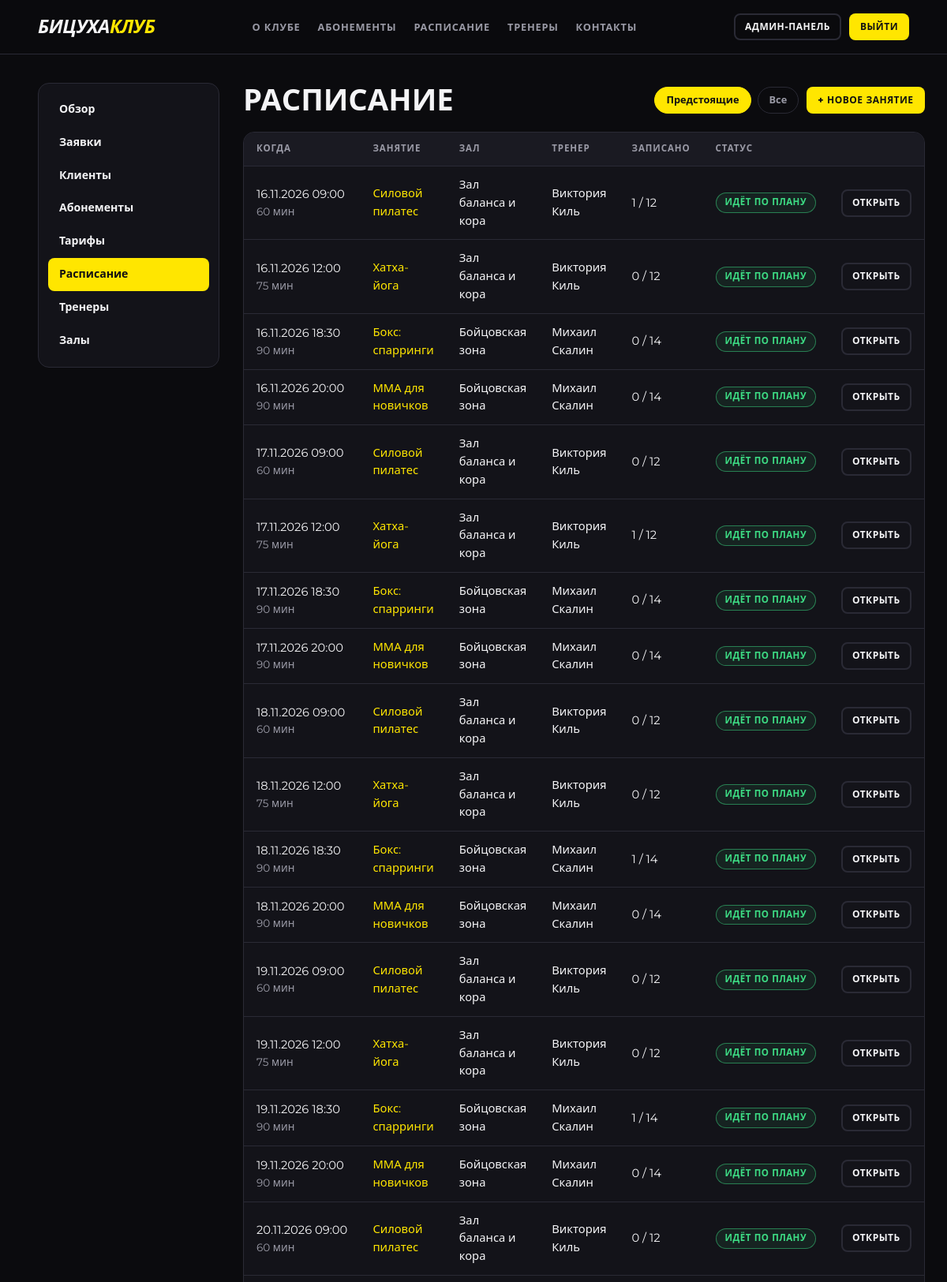
The page /admin/classes (signed in, upper part) on the database its author committed.
### tables this page shows
CREATE TABLE classes (
    id           INTEGER PRIMARY KEY AUTOINCREMENT,
    title        TEXT    NOT NULL,
    trainer_id   INTEGER NOT NULL REFERENCES employees(id) ON DELETE RESTRICT,
    hall_id      INTEGER NOT NULL REFERENCES halls(id)     ON DELETE RESTRICT,
    starts_at    TEXT    NOT NULL,             -- 'YYYY-MM-DD HH:MM'
    duration_min INTEGER NOT NULL DEFAULT 60 CHECK (duration_min > 0),
    max_places   INTEGER NOT NULL CHECK (max_places > 0),
    status       TEXT    NOT NULL DEFAULT 'planned' CHECK (status IN ('planned','cancelled'))
);

CREATE TABLE halls (
    id          INTEGER PRIMARY KEY AUTOINCREMENT,
    name        TEXT    NOT NULL UNIQUE,
    description TEXT,
    capacity    INTEGER NOT NULL CHECK (capacity > 0)
);

CREATE TABLE employees (
    id             INTEGER PRIMARY KEY AUTOINCREMENT,
    user_id        INTEGER NOT NULL UNIQUE REFERENCES users(id) ON DELETE CASCADE,
    full_name      TEXT    NOT NULL,
    phone          TEXT    NOT NULL,
    position       TEXT    NOT NULL CHECK (position IN ('admin','trainer')),
    specialization TEXT,          -- заполняется только у тренеров
    description    TEXT,
    CHECK (position = 'trainer' OR specialization IS NULL)
);

### admin.py (the view)
@bp.route("/classes")
def classes():
    show = request.args.get("show", "upcoming")
    now_s = logic.now().strftime(logic.DT_FMT)
    if show == "all":
        rows = q_all(logic.CLASS_SELECT + "ORDER BY c.starts_at DESC LIMIT 200")
    else:
        rows = q_all(logic.CLASS_SELECT + "WHERE c.starts_at >= ? ORDER BY c.starts_at", (now_s,))
    return render_template("admin/classes.html", rows=rows, show=show, now_s=now_s)

### admin.py (called while the page is built)
@bp.before_request
@role_required("admin")
def _only_admin():
    return None

@bp.context_processor
def _badges():
    return dict(
        badge_apps=q_val("SELECT COUNT(*) FROM applications WHERE status='new'"),
        badge_pay=q_val("SELECT COUNT(*) FROM subscriptions s JOIN payments p ON p.subscription_id=s.id "
                        "WHERE s.status='pending' AND p.status='pending'"))

### app.py (called while the page is built)
@app.template_filter("dt_ru")
def dt_ru(value):
    if not value:
        return "—"
    return datetime.strptime(value[:16], "%Y-%m-%d %H:%M").strftime("%d.%m.%Y %H:%M")

@app.context_processor
def inject_globals():
    return dict(csrf_token=csrf_token, CLUB_NAME=CLUB_NAME, SUB_STATUS=SUB_STATUS,
                PAY_STATUS=PAY_STATUS, PAY_METHOD=PAY_METHOD, ROLE_NAME=ROLE_NAME,
                today_iso=date.today().isoformat())

@app.before_request
def before_request():
    logic.refresh_statuses()
    load_user()
    check_csrf()

@app.after_request
def security_headers(resp):
    resp.headers.setdefault("X-Content-Type-Options", "nosniff")
    resp.headers.setdefault("X-Frame-Options", "DENY")
    resp.headers.setdefault("Referrer-Policy", "same-origin")
    return resp

### auth.py (called while the page is built)
def load_user():
    g.user = None
    uid = session.get("uid")
    if not uid:
        return
    user = q_one(
        "SELECT u.id, u.email, u.role, u.is_active, "
        "       COALESCE(c.full_name, e.full_name) AS name, "
        "       c.id AS client_id, e.id AS employee_id "
        "FROM users u "
        "LEFT JOIN clients c ON c.user_id = u.id "
        "LEFT JOIN employees e ON e.user_id = u.id "
        "WHERE u.id = ?", (uid,))
    if user and user["is_active"]:
        g.user = user
    else:
        session.clear()

def role_required(*roles):
    def decorator(view):
        @wraps(view)
        def wrapper(*args, **kwargs):
            if g.user is None:
                flash("Войдите в аккаунт, чтобы продолжить.", "error")
                nxt = request.path if request.method == "GET" else None
                return redirect(url_for("login", next=nxt))
            if roles and g.user["role"] not in roles:
                abort(403)
            return view(*args, **kwargs)
        return wrapper
    return decorator

def csrf_token():
    if "_csrf" not in session:
        session["_csrf"] = secrets.token_hex(16)
    return session["_csrf"]

### db.py (called while the page is built)
def get_db():
    if "db" not in g:
        g.db = _connect()
    return g.db

### logic.py (called while the page is built)
def now():
    return datetime.now().replace(second=0, microsecond=0)

### templates/admin/classes.html
{% extends 'admin/base.html' %}
{% block admin %}
<div class="toolbar">
  <h1 class="page-title" style="margin:0">Расписание</h1>
  <div style="display:flex;gap:10px;flex-wrap:wrap;align-items:center">
    <div class="tabs"><a href="{{ url_for('admin.classes') }}" class="{{ 'on' if show != 'all' }}">Предстоящие</a>
      <a href="{{ url_for('admin.classes', show='all') }}" class="{{ 'on' if show == 'all' }}">Все</a></div>
    <a class="btn btn-primary btn-sm" href="{{ url_for('admin.class_new') }}">+ Новое занятие</a>
  </div>
</div>
<div class="table-wrap"><table>
  <thead><tr><th>Когда</th><th>Занятие</th><th>Зал</th><th>Тренер</th><th>Записано</th><th>Статус</th><th></th></tr></thead><tbody>
  {% for c in rows %}
    <tr><td class="nowrap">{{ c.starts_at|dt_ru }}<div class="muted small">{{ c.duration_min }} мин</div></td>
      <td><a href="{{ url_for('admin.class_detail', class_id=c.id) }}">{{ c.title }}</a></td>
      <td>{{ c.hall_name }}</td><td>{{ c.trainer_name }}</td><td>{{ c.booked }} / {{ c.max_places }}</td>
      <td><span class="pill pill-{{ c.status }}">{{ 'Идёт по плану' if c.status == 'planned' else 'Отменено' }}</span></td>
      <td class="actions"><a class="btn btn-ghost btn-sm" href="{{ url_for('admin.class_detail', class_id=c.id) }}">Открыть</a></td></tr>
  {% else %}<tr><td colspan="7" class="empty">Занятий нет.</td></tr>{% endfor %}
</tbody></table></div>
{% endblock %}

### static/css/style.css (style rules this page uses)
:root { --bg: #0b0b0e; --surface: #131319; --surface-2: #1a1a22; --line: #2a2a35; --accent: #ffe600; --accent-ink: #111; --text: #f4f4f6; --muted: #9a9aa6; --ok: #3ddc84; --warn: #ffb020; --err: #ff5a5f; --radius: 14px; }
* { box-sizing: border-box; margin: 0; padding: 0; }
html { scroll-behavior: smooth; scroll-padding-top: 80px; }
body { font-family: 'Montserrat', system-ui, -apple-system, 'Segoe UI', Roboto, Arial, sans-serif; background: var(--bg); color: var(--text); line-height: 1.55; min-height: 100vh; display: flex; flex-direction: column; }
a { color: var(--accent); text-decoration: none; }
h1, h2, h3, h4 { line-height: 1.15; font-weight: 800; }
.muted { color: var(--muted); }
.small { font-size: .85rem; }
.nowrap { white-space: nowrap; }
.btn { display: inline-block; border: 2px solid transparent; border-radius: 10px; cursor: pointer; padding: 11px 22px; font: inherit; font-weight: 800; font-size: .9rem; text-transform: uppercase; letter-spacing: .04em; transition: transform .1s, background .2s, border-color .2s; text-align: center; }
.btn-primary { background: var(--accent); color: var(--accent-ink); }
.btn-ghost { background: transparent; color: var(--text); border-color: var(--line); }
.btn-sm { padding: 6px 12px; font-size: .75rem; border-radius: 8px; }
.table-wrap { overflow-x: auto; border: 1px solid var(--line); border-radius: var(--radius); background: var(--surface); }
table { width: 100%; border-collapse: collapse; font-size: .92rem; }
th, td { padding: 12px 16px; text-align: left; border-bottom: 1px solid var(--line); vertical-align: middle; }
th { background: var(--surface-2); font-size: .72rem; text-transform: uppercase; letter-spacing: .08em; color: var(--muted); white-space: nowrap; }
td.actions { white-space: nowrap; text-align: right; }
.page-title { font-size: clamp(1.7rem, 4vw, 2.4rem); text-transform: uppercase; margin-bottom: 8px; }
.pill { display: inline-block; padding: 3px 11px; border-radius: 20px; font-size: .72rem; font-weight: 800; text-transform: uppercase; letter-spacing: .04em; border: 1px solid; white-space: nowrap; }
.pill-active, .pill-paid, .pill-booked, .pill-processed, .pill-planned { color: var(--ok); border-color: rgba(61,220,132,.5); background: rgba(61,220,132,.08); }
.toolbar { display: flex; justify-content: space-between; align-items: center; gap: 14px; flex-wrap: wrap; margin-bottom: 18px; }
.tabs { display: flex; gap: 8px; flex-wrap: wrap; }
.tabs a { padding: 6px 14px; border: 1px solid var(--line); border-radius: 20px; color: var(--muted); font-weight: 700; font-size: .8rem; }
.tabs a.on { background: var(--accent); color: var(--accent-ink); border-color: var(--accent); }

### rows shown on the page
classes: starts_at|dt_ru "16.11.2026 09:00", duration_min "60", title "Силовой пилатес", hall_name "Зал баланса и кора", trainer_name "Виктория Киль", booked "1", max_places "12", status "ИДЁТ ПО ПЛАНУ"
classes: starts_at|dt_ru "16.11.2026 12:00", duration_min "75", title "Хатха-йога", hall_name "Зал баланса и кора", trainer_name "Виктория Киль", booked "0", max_places "12", status "ИДЁТ ПО ПЛАНУ"
classes: starts_at|dt_ru "16.11.2026 18:30", duration_min "90", title "Бокс: спарринги", hall_name "Бойцовская зона", trainer_name "Михаил Скалин", booked "0", max_places "14", status "ИДЁТ ПО ПЛАНУ"
classes: starts_at|dt_ru "16.11.2026 20:00", duration_min "90", title "ММА для новичков", hall_name "Бойцовская зона", trainer_name "Михаил Скалин", booked "0", max_places "14", status "ИДЁТ ПО ПЛАНУ"
classes: starts_at|dt_ru "17.11.2026 09:00", duration_min "60", title "Силовой пилатес", hall_name "Зал баланса и кора", trainer_name "Виктория Киль", booked "0", max_places "12", status "ИДЁТ ПО ПЛАНУ"
classes: starts_at|dt_ru "17.11.2026 12:00", duration_min "75", title "Хатха-йога", hall_name "Зал баланса и кора", trainer_name "Виктория Киль", booked "1", max_places "12", status "ИДЁТ ПО ПЛАНУ"
classes: starts_at|dt_ru "17.11.2026 18:30", duration_min "90", title "Бокс: спарринги", hall_name "Бойцовская зона", trainer_name "Михаил Скалин", booked "0", max_places "14", status "ИДЁТ ПО ПЛАНУ"
classes: starts_at|dt_ru "17.11.2026 20:00", duration_min "90", title "ММА для новичков", hall_name "Бойцовская зона", trainer_name "Михаил Скалин", booked "0", max_places "14", status "ИДЁТ ПО ПЛАНУ"
classes: starts_at|dt_ru "18.11.2026 09:00", duration_min "60", title "Силовой пилатес", hall_name "Зал баланса и кора", trainer_name "Виктория Киль", booked "0", max_places "12", status "ИДЁТ ПО ПЛАНУ"
classes: starts_at|dt_ru "18.11.2026 12:00", duration_min "75", title "Хатха-йога", hall_name "Зал баланса и кора", trainer_name "Виктория Киль", booked "0", max_places "12", status "ИДЁТ ПО ПЛАНУ"
classes: starts_at|dt_ru "18.11.2026 18:30", duration_min "90", title "Бокс: спарринги", hall_name "Бойцовская зона", trainer_name "Михаил Скалин", booked "1", max_places "14", status "ИДЁТ ПО ПЛАНУ"
classes: starts_at|dt_ru "18.11.2026 20:00", duration_min "90", title "ММА для новичков", hall_name "Бойцовская зона", trainer_name "Михаил Скалин", booked "0", max_places "14", status "ИДЁТ ПО ПЛАНУ"
classes: starts_at|dt_ru "19.11.2026 09:00", duration_min "60", title "Силовой пилатес", hall_name "Зал баланса и кора", trainer_name "Виктория Киль", booked "0", max_places "12", status "ИДЁТ ПО ПЛАНУ"
classes: starts_at|dt_ru "19.11.2026 12:00", duration_min "75", title "Хатха-йога", hall_name "Зал баланса и кора", trainer_name "Виктория Киль", booked "0", max_places "12", status "ИДЁТ ПО ПЛАНУ"
classes: starts_at|dt_ru "19.11.2026 18:30", duration_min "90", title "Бокс: спарринги", hall_name "Бойцовская зона", trainer_name "Михаил Скалин", booked "1", max_places "14", status "ИДЁТ ПО ПЛАНУ"
classes: starts_at|dt_ru "19.11.2026 20:00", duration_min "90", title "ММА для новичков", hall_name "Бойцовская зона", trainer_name "Михаил Скалин", booked "0", max_places "14", status "ИДЁТ ПО ПЛАНУ"
classes: starts_at|dt_ru "20.11.2026 09:00", duration_min "60", title "Силовой пилатес", hall_name "Зал баланса и кора", trainer_name "Виктория Киль", booked "0", max_places "12", status "ИДЁТ ПО ПЛАНУ"

### other values the page prints
{{ CLUB_NAME }} "БИЦУХА"
